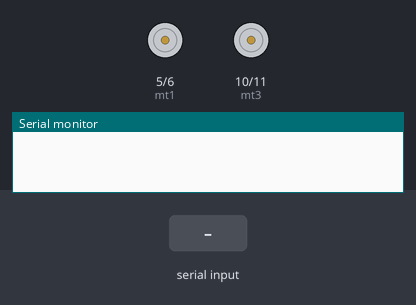
Bench run of a sketch on a simulated Arduino Uno, built with avr-gcc and run on an emulated ATmega328P. On the bench: motor-driver pin pairs drawn as motors (green arrow = first pin HIGH = forward, orange = second pin HIGH = backward, longer = more drive), the last lines printed to the serial monitor. The test bench sets the inputs (shaded band).

Above: at 1.2 s.
1.3 s: "F" received over the second serial link
At 2.5 s:
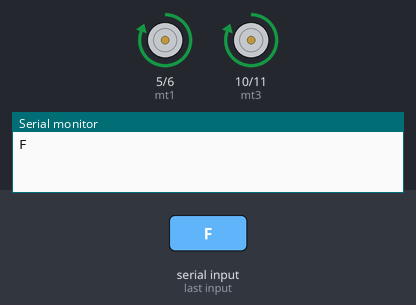
2.8 s: "B" received over the second serial link
At 3.7 s:
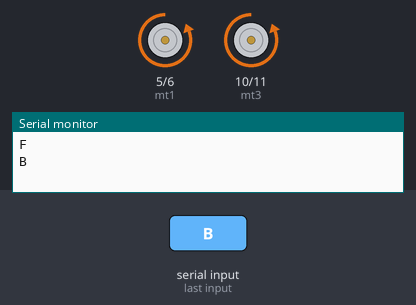
4.3 s: "L" received over the second serial link
At 4.8 s:
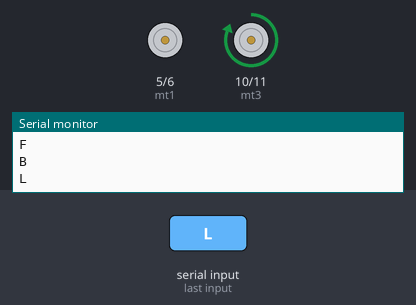
5.8 s: "R" received over the second serial link
At 7.2 s:
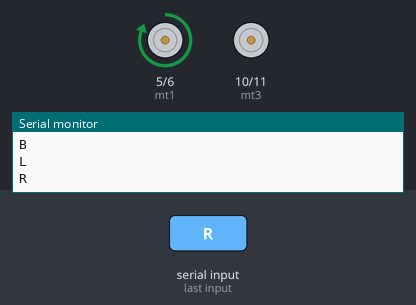
Timing chart, 0 to 8.3 s (numbered marks = the images above; inputs shaded):
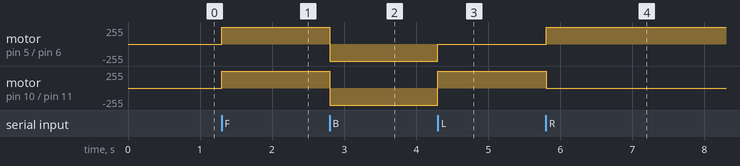

Measured:
- after the input at 1.3 s, motor on pin 5 (mt1) / pin 6 (mt2), motor on pin 10 (mt3) / pin 11 (mt4): stopped → forward 255/255 at once
- after the input at 2.8 s, motor on pin 5 (mt1) / pin 6 (mt2), motor on pin 10 (mt3) / pin 11 (mt4): forward 255/255 → backward 255/255 at once
- after the input at 4.3 s, motor on pin 5 (mt1) / pin 6 (mt2): backward 255/255 → stopped at once; motor on pin 10 (mt3) / pin 11 (mt4): backward 255/255 → forward 255/255 at once
- after the input at 5.8 s, motor on pin 5 (mt1) / pin 6 (mt2): stopped → forward 255/255 at once; motor on pin 10 (mt3) / pin 11 (mt4): forward 255/255 → stopped at once

The sketch:

RC_Car.ino
```cpp
#include <SoftwareSerial.h>

// Define Bluetooth pins for SoftwareSerial
SoftwareSerial BTSerial(2, 3); // RX = 2, TX = 3

char t;
const int mt1 = 5;  // Left motor forward
const int mt2 = 6;  // Left motor reverse
const int mt3 = 10; // Right motor forward
const int mt4 = 11; // Right motor reverse


void setup() {
  // Set all motor control pins as OUTPUT
  pinMode(mt1, OUTPUT);
  pinMode(mt2, OUTPUT);
  pinMode(mt3, OUTPUT);
  pinMode(mt4, OUTPUT);


  // Start SoftwareSerial for Bluetooth
  BTSerial.begin(9600); // Set the baud rate of Bluetooth module
  Serial.begin(9600);   // Start hardware serial for debugging
}

void loop() {
  // Check if data is available to read from Bluetooth via SoftwareSerial
  if (BTSerial.available() > 0) {
    t = BTSerial.read();  // Read the command from Bluetooth
    Serial.println(t);    // Print the command to Serial Monitor (for debugging)
  }

  // Forward
  if (t == 'F') {
    digitalWrite(mt1, HIGH);
    digitalWrite(mt3, HIGH);
    digitalWrite(mt2, LOW);
    digitalWrite(mt4, LOW);

  }

  // Backward
  else if (t == 'B') {
    digitalWrite(mt1, LOW);
    digitalWrite(mt3, LOW);
    digitalWrite(mt2, HIGH);
    digitalWrite(mt4, HIGH);
  }

  // Turn left (right motors move forward)
  else if (t == 'L') {
     digitalWrite(mt1, LOW);
    digitalWrite(mt3, HIGH);
    digitalWrite(mt2, LOW);
    digitalWrite(mt4, LOW);

  }

  // Turn right (left motors move forward)
  else if (t == 'R') {
    digitalWrite(mt1, HIGH);
    digitalWrite(mt3, LOW);
    digitalWrite(mt2, LOW);
    digitalWrite(mt4, LOW);
  }

  // Stop
  else if (t == 'S') {
    digitalWrite(mt1, LOW);
    digitalWrite(mt3, LOW);
    digitalWrite(mt2, LOW);
    digitalWrite(mt4, LOW);
  }

  delay(100); // Small delay for stability
}
```
